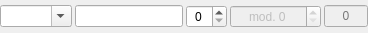
<?xml version="1.0" encoding="UTF-8"?>
<ui version="4.0">
 <class>NumPartEditorW</class>
 <widget class="QWidget" name="NumPartEditorW">
  <property name="geometry">
   <rect>
    <x>0</x>
    <y>0</y>
    <width>368</width>
    <height>33</height>
   </rect>
  </property>
  <property name="windowTitle">
   <string>Form</string>
  </property>
  <layout class="QHBoxLayout" name="horizontalLayout_2">
   <property name="spacing">
    <number>3</number>
   </property>
   <property name="leftMargin">
    <number>0</number>
   </property>
   <property name="topMargin">
    <number>2</number>
   </property>
   <property name="rightMargin">
    <number>0</number>
   </property>
   <property name="bottomMargin">
    <number>2</number>
   </property>
   <item>
    <widget class="QComboBox" name="type_cb">
     <property name="sizePolicy">
      <sizepolicy hsizetype="MinimumExpanding" vsizetype="Fixed">
       <horstretch>0</horstretch>
       <verstretch>0</verstretch>
      </sizepolicy>
     </property>
     <property name="editable">
      <bool>true</bool>
     </property>
    </widget>
   </item>
   <item>
    <widget class="QLineEdit" name="value_field">
     <property name="sizePolicy">
      <sizepolicy hsizetype="MinimumExpanding" vsizetype="Fixed">
       <horstretch>0</horstretch>
       <verstretch>0</verstretch>
      </sizepolicy>
     </property>
     <property name="clearButtonEnabled">
      <bool>true</bool>
     </property>
    </widget>
   </item>
   <item>
    <widget class="QSpinBox" name="increase_spinBox">
     <property name="enabled">
      <bool>true</bool>
     </property>
     <property name="sizePolicy">
      <sizepolicy hsizetype="MinimumExpanding" vsizetype="Fixed">
       <horstretch>0</horstretch>
       <verstretch>0</verstretch>
      </sizepolicy>
     </property>
     <property name="minimumSize">
      <size>
       <width>0</width>
       <height>0</height>
      </size>
     </property>
     <property name="wrapping">
      <bool>false</bool>
     </property>
     <property name="toolTip">
      <string>Mettre à 0 pour un chiffre qui n'avance que par le report d'un chiffre cyclique suivant (ex: le "0" de "0.7")</string>
     </property>
     <property name="alignment">
      <set>Qt::AlignCenter</set>
     </property>
     <property name="specialValueText">
      <string/>
     </property>
     <property name="accelerated">
      <bool>true</bool>
     </property>
     <property name="prefix">
      <string/>
     </property>
     <property name="minimum">
      <number>0</number>
     </property>
    </widget>
   </item>
   <item>
    <widget class="QSpinBox" name="modulus_spinBox">
     <property name="enabled">
      <bool>false</bool>
     </property>
     <property name="sizePolicy">
      <sizepolicy hsizetype="MinimumExpanding" vsizetype="Fixed">
       <horstretch>0</horstretch>
       <verstretch>0</verstretch>
      </sizepolicy>
     </property>
     <property name="toolTip">
      <string>Valeur à laquelle ce chiffre revient à 0 en incrémentant le chiffre précédent (0 = pas de cycle)</string>
     </property>
     <property name="alignment">
      <set>Qt::AlignCenter</set>
     </property>
     <property name="accelerated">
      <bool>true</bool>
     </property>
     <property name="prefix">
      <string>mod. </string>
     </property>
     <property name="minimum">
      <number>0</number>
     </property>
     <property name="maximum">
      <number>99999</number>
     </property>
    </widget>
   </item>
   <item>
    <widget class="QLineEdit" name="format_le">
     <property name="enabled">
      <bool>false</bool>
     </property>
     <property name="maximumSize">
      <size>
       <width>70</width>
       <height>16777215</height>
      </size>
     </property>
     <property name="toolTip">
      <string>Format d'affichage : une suite de zéros donne le nombre minimum de chiffres (00 = 07, 000 = 007). Vide = largeur naturelle du type.</string>
     </property>
     <property name="placeholderText">
      <string>0</string>
     </property>
     <property name="alignment">
      <set>Qt::AlignCenter</set>
     </property>
    </widget>
   </item>
  </layout>
 </widget>
 <resources/>
 <connections/>
</ui>
